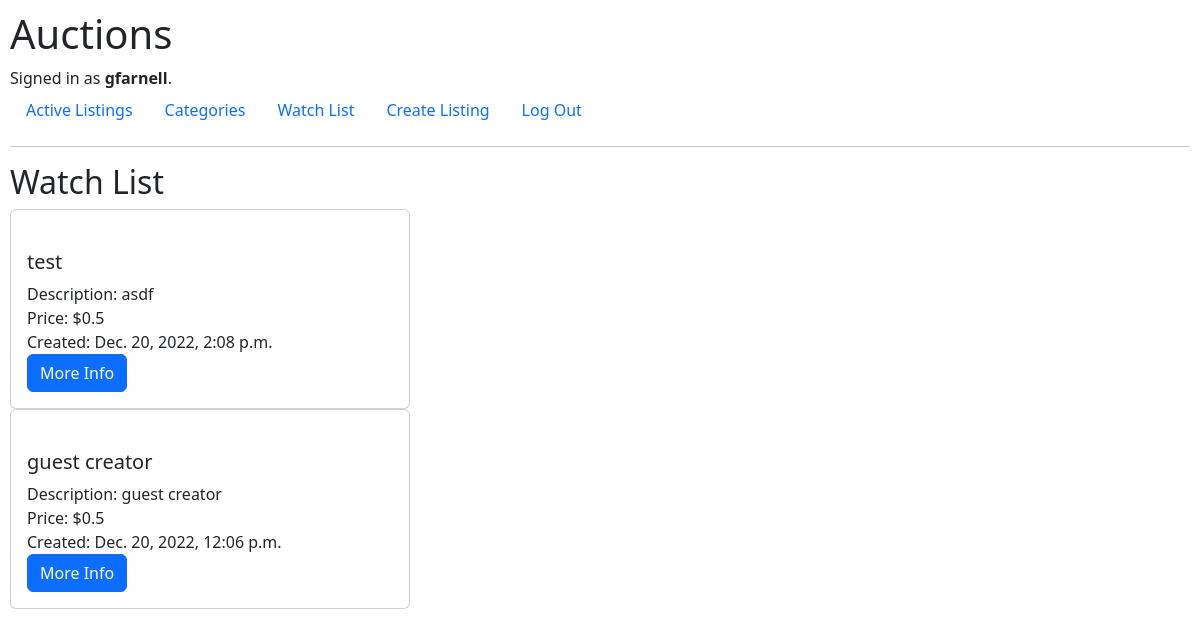
The page /watchlist (signed in) on the database as committed earlier.
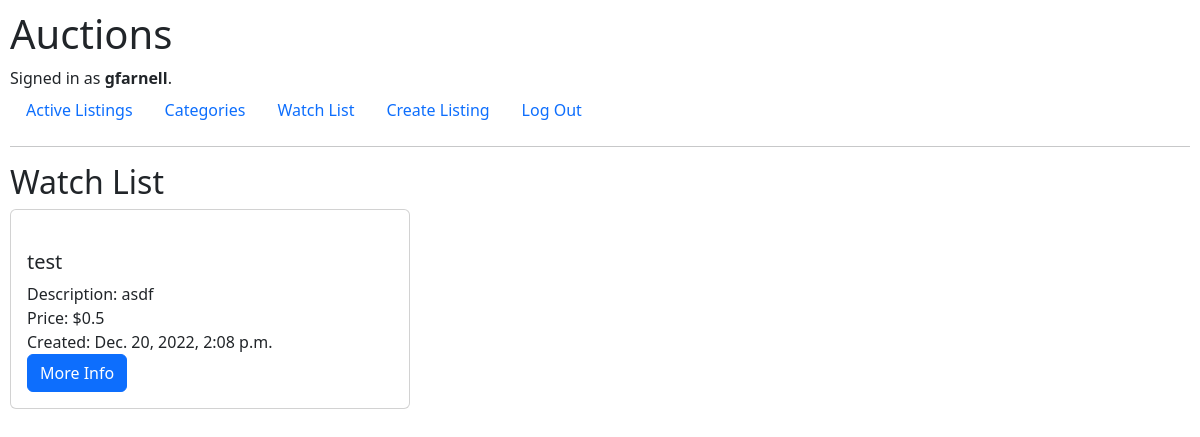
The same page on the database as committed later.
### auctions/models.py (models this page shows, shortened)
class Listings(models.Model):
    creator = models.ForeignKey(
        User, on_delete=models.PROTECT, related_name="get_creator_listings", blank=False)
    buyer = models.ForeignKey(
        User, blank=True, null=True, on_delete=models.PROTECT, related_name="get_buyer_listings")
    watchers = models.ManyToManyField(
        User, blank=True, related_name="get_watched_listings")
    title = models.CharField(max_length=64)
    description = models.CharField(max_length=300)
    startingBid = models.FloatField(max_length=64)
    createdDate = models.DateTimeField(auto_now_add=True)
    active = models.BooleanField(default=True)
    url = models.CharField(max_length=128, blank=True)
    category = models.CharField(max_length=64, choices=category_choices, default="No Category")

### auctions/views.py (the view)
# urls.py: path("watchlist", views.displayWatchlist, name="displayWatchlist"),
@login_required
def displayWatchlist(request):
    user_id = request.user.id
    userLoggedIn = request.user.username
    watchers = User.objects.get(id=user_id)
    listingsForWatcher = Listings.objects.filter(watchers=watchers)
    return render(request, "auctions/watchlist.html", {"userLoggedIn": userLoggedIn, "listingsForWatcher": listingsForWatcher})

### auctions/templates/auctions/watchlist.html (shortened to what this page needs)
{% extends "auctions/layout.html" %}
{% load static %}
{% block body %}
<h2>Watch List</h2>
{% for x in listingsForWatcher %}
<div id="container_card">
    <div class="card">
        <a href="{% url 'listings' x.id %}" class="card-link">
        </a>
        <div class="card-body">
            <ul class="list-group list-group-flush">
                <li>
                    <h5>{{ x.title}}</h5>
                </li>
                <li>Description: {{ x.description}}</li>
                <li>Price: ${{ x.startingBid}}</li>
                <li>Created: {{ x.createdDate}}</li>
                <li><a class="btn btn-primary" href="{% url 'listings' x.id %}">More Info</a></li>
            </ul>
        </div>
    </div>
</div>
{% empty %}
<p>There are currently no items in your watchlist.</p>
{% endfor %}
{% endblock %}

Rows that differ between the two databases and show on the page:
no longer on this page (row edited): Listings: title "guest creator", description "guest creator", startingBid "0.5", createdDate "Dec. 20, 2022, 12:06 p.m."
